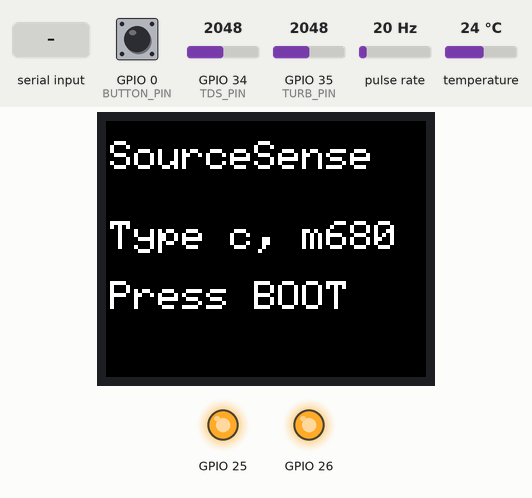
Recording of a sketch running on a simulated ESP32. Shown: 160×128 colour display, output pins drawn as LEDs (lit = HIGH). Wiring (inferred from the names in the program): pulse sensor: data GPIO 27. The test bench sets the inputs (shaded band); at power-on: GPIO 0 (BUTTON_PIN) HIGH, GPIO 35 (TURB_PIN) = 2048, GPIO 34 (TDS_PIN) = 2048, pulse rate 20 Hz, temperature 24 °C. Pins used as bus, display or sensor lines are not drawn; what the sketch prints to the serial monitor is not drawn.

Above: at 1.8 s.
1.9 s: GPIO 0 (BUTTON_PIN) pulled LOW for 0.15 s
At 2.8 s:
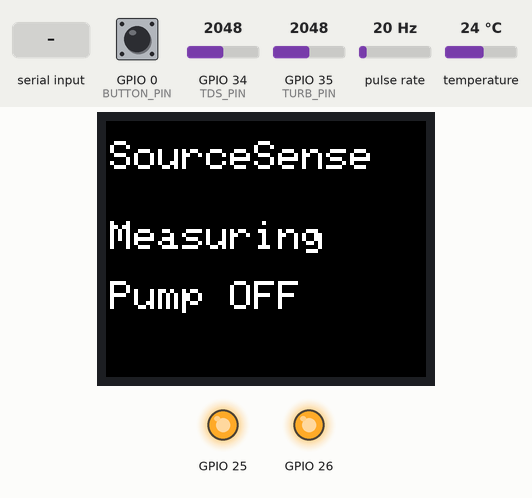
5.0 s: GPIO 35 (TURB_PIN) set to 3748
7.8 s: GPIO 35 (TURB_PIN) set to 3833
10.8 s: "n90\n" received over Serial
At 11.4 s:
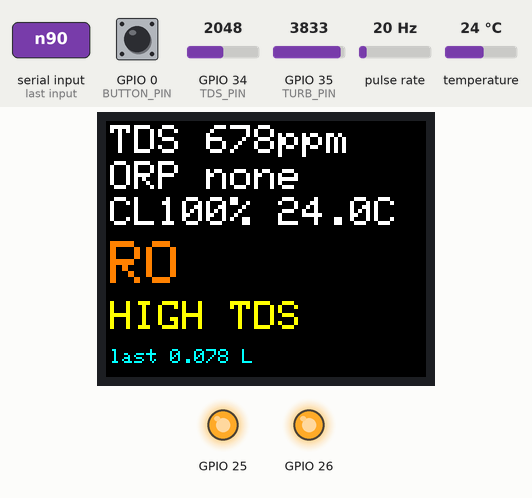
12.6 s: "n,45\n" received over Serial
At 13.4 s:
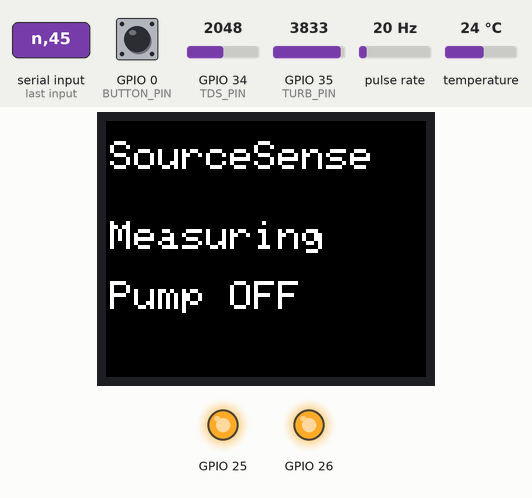
15.6 s: "x90\n" received over Serial
At 21.5 s:
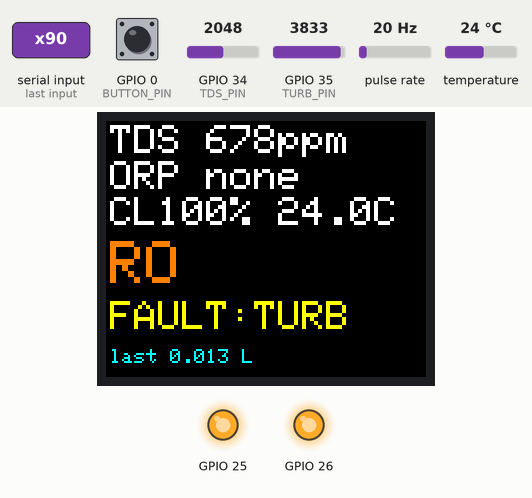
Timing chart, 0 to 21.8 s (numbered marks = the images above; inputs shaded):
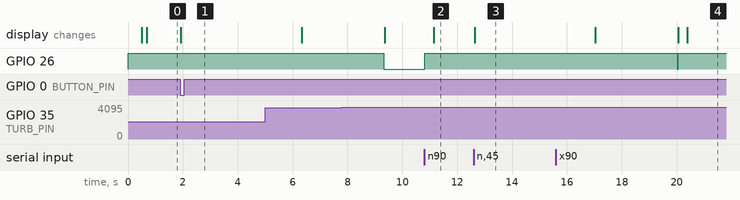

Measured:
- after the input at 1.9 s, the display: changes at once (image 1)
- after the input at 10.8 s, GPIO 26: LOW → HIGH at once; the display: changes after 0.34 s (image 2)
- after the input at 12.6 s, the display: changes at once (image 3)
- after the input at 15.6 s, the display: first differs from a run without the input after 4.8 s (image 4)

The sketch:

SourceSense_Manual_Pump.ino
```cpp
/*
  SourceSense complete code | Team 200: Victory OK | atomQUEST 2026, Track 2
  Board: ESP32 Dev Module. Serial Monitor: 115200, Newline.
  Libraries: Adafruit GFX, Adafruit ST7735 and ST7789, OneWire, DallasTemperature.

  Pump is NOT connected to the ESP32: it runs from an external 5V supply and a hand switch.

  Type after every restart:  c = save clear water level,  m680 = ORP value in mV
  Run one cycle (pump OFF): press BOOT or type n
  When the screen says Pump ON: switch the pump on, let water flow, switch it off,
  then press BOOT or type n to close the valve.
  Other commands: m = clear ORP, b = learn normal water again, x = close valves, stop
*/
#include <SPI.h>
#include <Adafruit_GFX.h>
#include <Adafruit_ST7735.h>
#include <OneWire.h>
#include <DallasTemperature.h>
#include <driver/gpio.h>

// Pins
#define TFT_CS 5
#define TFT_RST 4
#define TFT_DC 2          // TFT SCK = GPIO18, SDA = GPIO23
#define TEMP_PIN 13       // DS18B20 data, 4.7k to 3V3
#define TDS_POWER_PIN 16  // TDS board +
#define TDS_PIN 34        // TDS board A
#define TURB_PIN 35       // turbidity S through 10k, 20k to GND
#define FLOW_PIN 27       // YF-S201 yellow through 10k, 20k to GND
#define RO_RELAY 26
#define BYPASS_RELAY 25
#define BUTTON_PIN 0

// Settings you may change
#define RELAY_ACTIVE_LOW 1            // 0 if your relay turns on with HIGH
const float TDS_FACTOR = 1.0;         // TDS correction from your TDS pen
const float CALIBRATION_FACTOR = 7.5; // YF-S201: Hz = 7.5 x L/min
const float TDS_LIMIT = 280;          // never bypass above this
const float ORP_MIN = 550;            // below this: no chlorine
const float CLOUDY_DROP_PCT = 3;      // set this from your milk test
const unsigned long VALVE_MAX_MS = 60000; // valve closes by itself after this

Adafruit_ST7735 tft(TFT_CS, TFT_DC, TFT_RST);
OneWire oneWire(TEMP_PIN);
DallasTemperature tempSensor(&oneWire);

volatile unsigned long pulseCount = 0;
bool orpEntered = false, flowWarn = false, lastBtn = true, runNow = false;
float orpValue = 0, clearMv = 0, normalTds = 0, normalOrp = 0, normalTurb = 0;
float litresRO = 0, litresBypass = 0, lastLitres = 0;
int learnCount = 0;
unsigned long cycleCount = 0;
char cmd[16];
byte cmdLen = 0;

void IRAM_ATTR pulseCounter() { pulseCount = pulseCount + 1; }

void relay(uint8_t pin, bool on) {
  digitalWrite(pin, (on == (bool)RELAY_ACTIVE_LOW) ? LOW : HIGH);
}

void relaySetup(uint8_t pin) {
#if RELAY_ACTIVE_LOW
  gpio_set_level((gpio_num_t)pin, 1);     // released before the pin becomes an output
  pinMode(pin, OUTPUT_OPEN_DRAIN);
#else
  gpio_set_level((gpio_num_t)pin, 0);
  pinMode(pin, OUTPUT);
#endif
  relay(pin, false);
}

void allOff() {
  relay(RO_RELAY, false);
  relay(BYPASS_RELAY, false);
}

float readMv(uint8_t pin) {               // average of 30 samples
  long total = 0;
  for (int i = 0; i < 30; i++) {
    total += analogReadMilliVolts(pin);
    delay(10);
  }
  return total / 30.0;
}

float readTds(float mv, float tempC) {
  float v = (mv / 1000.0) / (1.0 + 0.02 * (tempC - 25.0));
  return (133.42 * v * v * v - 255.86 * v * v + 857.39 * v) * 0.5 * TDS_FACTOR;
}

const char* decide(float tempC, float tds, float tdsMv, float turbMv) {
  if (tempC < 1 || tempC > 60) return "FAULT:TEMP";
  if (tds < 10) return "FAULT:TDS DRY";
  if (tds > 2000 || tdsMv > 3000) return "FAULT:TDS RNG";
  if (turbMv < 300 || turbMv > 3050) return "FAULT:TURB";
  if (tds > TDS_LIMIT) return "HIGH TDS";
  if (!orpEntered) return "NO ORP VALUE";
  if (orpValue < ORP_MIN) return "NO CHLORINE";

  const float keep = 1.0 - CLOUDY_DROP_PCT / 100.0;
  if (clearMv > 0 && turbMv < clearMv * keep) return "CLOUDY WATER";

  bool cloudy = learnCount > 0 && turbMv < normalTurb * keep;
  bool changed = learnCount > 0 && (tds > normalTds * 1.25 || orpValue < normalOrp - 150);

  if (learnCount < 2) {                   // learn this home's normal water
    if (learnCount == 0 || cloudy || changed) {
      normalTds = tds; normalOrp = orpValue; normalTurb = turbMv; learnCount = 1;
    } else {
      normalTds = (normalTds + tds) / 2;
      normalOrp = (normalOrp + orpValue) / 2;
      normalTurb = (normalTurb + turbMv) / 2;
      learnCount = 2;
    }
    return learnCount >= 2 ? "SAFE" : "LEARNING";
  }
  if (cloudy) return "CLOUDY WATER";
  if (changed) return "SOURCE CHANGE";

  normalTds = 0.9 * normalTds + 0.1 * tds;   // follow slow changes in the same water
  normalOrp = 0.9 * normalOrp + 0.1 * orpValue;
  normalTurb = 0.9 * normalTurb + 0.1 * turbMv;
  return "SAFE";
}

void show(float tds, float tempC, float turbMv, bool bypass, const char* why) {
  float ref = clearMv > 0 ? clearMv : normalTurb;
  float pct = ref > 0 ? 100.0 * turbMv / ref : 100.0;
  tft.fillScreen(ST77XX_BLACK);
  tft.setTextSize(2);
  tft.setTextColor(ST77XX_WHITE);
  tft.setCursor(2, 2);
  tft.print("TDS "); tft.print(tds, 0); tft.print("ppm");
  tft.setCursor(2, 20);
  if (orpEntered) { tft.print("ORP "); tft.print(orpValue, 0); tft.print(" MAN"); }
  else tft.print("ORP none");
  tft.setCursor(2, 38);
  tft.print("CL"); tft.print(pct, 0); tft.print("% "); tft.print(tempC, 1); tft.print("C");
  tft.setTextSize(3);
  tft.setCursor(2, 60);
  tft.setTextColor(bypass ? ST77XX_GREEN : ST77XX_ORANGE);
  tft.print(bypass ? "BYPASS" : "RO");
  tft.setTextSize(2);
  tft.setCursor(2, 90);
  tft.setTextColor(ST77XX_YELLOW);
  tft.print(why);
  tft.setTextSize(1);
  tft.setCursor(2, 114);
  tft.setTextColor(ST77XX_CYAN);
  if (flowWarn) tft.print("NO FLOW?");
  else { tft.print("last "); tft.print(lastLitres, 3); tft.print(" L"); }
}

void message(const char* a, const char* b) {
  tft.fillScreen(ST77XX_BLACK);
  tft.setTextSize(2);
  tft.setTextColor(ST77XX_WHITE);
  tft.setCursor(2, 10); tft.print("SourceSense");
  tft.setCursor(2, 50); tft.print(a);
  tft.setCursor(2, 80); tft.print(b);
}

float dispense(bool bypass) {
  noInterrupts();
  pulseCount = 0;
  interrupts();
  relay(bypass ? BYPASS_RELAY : RO_RELAY, true);  // valve opens first

  message(bypass ? "BYPASS open" : "RO open", "Pump ON");
  tft.setTextSize(1);
  tft.setCursor(2, 105);
  tft.print("Pump OFF, then press BOOT");
  Serial.printf("%s valve open. Switch pump ON. When done, switch it OFF, then press BOOT or type n.\n",
                bypass ? "BYPASS" : "RO");

  bool done = false;
  unsigned long openedAt = millis();
  while (!done && millis() - openedAt < VALVE_MAX_MS) {
    while (Serial.available()) {
      char ch = Serial.read();
      if (ch == 'n' || ch == 'x') done = true;
    }
    if (digitalRead(BUTTON_PIN) == LOW) done = true;
    delay(10);
  }
  if (!done) Serial.println("Valve time limit reached. Switch pump OFF.");

  allOff();                                       // pump is already off by hand
  while (digitalRead(BUTTON_PIN) == LOW) delay(10);  // same press must not start a new cycle
  delay(300);
  lastBtn = true;
  noInterrupts();
  unsigned long pulses = pulseCount;
  interrupts();
  flowWarn = pulses < 3;
  return pulses / (CALIBRATION_FACTOR * 60.0);
}

void runCycle() {
  cycleCount++;
  message("Measuring", "Pump OFF");
  allOff();
  delay(500);

  tempSensor.requestTemperatures();
  float tempC = tempSensor.getTempCByIndex(0);
  float useTemp = (tempC > 1 && tempC < 60) ? tempC : 25.0;

  digitalWrite(TDS_POWER_PIN, HIGH);
  delay(1500);
  float tdsMv = readMv(TDS_PIN);
  digitalWrite(TDS_POWER_PIN, LOW);
  float tds = readTds(tdsMv, useTemp);

  delay(1000);                            // bubbles rise, TDS board is off
  float turbMv = readMv(TURB_PIN);

  const char* why = decide(tempC, tds, tdsMv, turbMv);
  bool bypass = strcmp(why, "SAFE") == 0;

  Serial.printf("[%lu] Temp %.2f C | TDS %.0f ppm | ORP %s%.0f | Turbidity %.0f mV -> %s (%s)\n",
                cycleCount, tempC, tds, orpEntered ? "" : "none ", orpEntered ? orpValue : 0,
                turbMv, bypass ? "BYPASS" : "RO", why);
  show(tds, tempC, turbMv, bypass, why);

  if (strcmp(why, "FAULT:TDS DRY") == 0) {   // jar may be empty: do not run the pump dry
    lastLitres = 0;
    flowWarn = false;
    Serial.println("Jar may be empty: do NOT switch the pump on.");
    message("Jar empty?", "Keep pump OFF");
    delay(3000);
  } else {
    delay(3000);                             // time to read the result before the valve opens
    lastLitres = dispense(bypass);
    if (bypass) litresBypass += lastLitres; else litresRO += lastLitres;
  }
  show(tds, tempC, turbMv, bypass, why);

  Serial.printf("DATA,%lu,%lu,%.2f,%.1f,%.0f,%.1f,%s,%s,%.3f,%.3f,%d\n", cycleCount, (unsigned long)millis(),
                tempC, tds, orpEntered ? orpValue : -1, turbMv, bypass ? "BYPASS" : "RO", why,
                litresRO, litresBypass, flowWarn ? 1 : 0);
}

void command(char* c) {
  float val = atof(c + 1);
  switch (c[0]) {
    case 'n': runNow = true; break;
    case 'm':
      orpEntered = c[1] != 0 && val > -600 && val < 1100;
      orpValue = orpEntered ? val : 0;
      if (orpEntered) Serial.printf("ORP (MANUAL) = %.0f mV\n", orpValue);
      else Serial.println("No ORP value. Water goes to RO.");
      break;
    case 'c': {
      allOff();
      delay(1000);
      float mv = readMv(TURB_PIN);
      if (mv < 300 || mv > 3050) {
        Serial.printf("Clear level REJECTED: %.0f mV. Check wiring and divider.\n", mv);
      } else {
        clearMv = mv;
        Serial.printf("Clear level saved: %.0f mV\n", mv);
      }
      break;
    }
    case 'b':
      learnCount = 0;
      Serial.println("Learning normal water again.");
      break;
    case 'x':
      allOff();
      Serial.println("STOP: valves closed. Switch the pump OFF by hand.");
      message("STOP", "Pump OFF");
      break;
    default:
      Serial.println("Commands: n  m680  m  c  b  x");
  }
}

void setup() {
  relaySetup(RO_RELAY);                   // first: both valves closed at start
  relaySetup(BYPASS_RELAY);
  pinMode(TDS_POWER_PIN, OUTPUT);
  digitalWrite(TDS_POWER_PIN, LOW);
  pinMode(BUTTON_PIN, INPUT_PULLUP);

  Serial.begin(115200);
  delay(500);
  Serial.println("\n=== SOURCESENSE ===");

  analogSetPinAttenuation(TDS_PIN, ADC_11db);
  analogSetPinAttenuation(TURB_PIN, ADC_11db);

  tft.initR(INITR_BLACKTAB);
  tft.setRotation(1);
  tempSensor.begin();
  Serial.printf("DS18B20 count: %d\n", tempSensor.getDeviceCount());

  pinMode(FLOW_PIN, INPUT_PULLUP);
  attachInterrupt(digitalPinToInterrupt(FLOW_PIN), pulseCounter, FALLING);

  Serial.println("Type c, then m680, then press BOOT");
  message("Type c, m680", "Press BOOT");
}

void loop() {
  while (Serial.available()) {
    char ch = Serial.read();
    if (ch == '\n' || ch == '\r') {
      if (cmdLen > 0) {
        cmd[cmdLen] = 0;
        command(cmd);
        cmdLen = 0;
      }
    } else if (cmdLen < sizeof(cmd) - 1) {
      cmd[cmdLen++] = ch;
    }
  }
  bool btn = digitalRead(BUTTON_PIN);
  if (lastBtn && !btn) runNow = true;
  lastBtn = btn;
  if (runNow) {
    runNow = false;
    runCycle();
  }
  delay(10);
}
```
